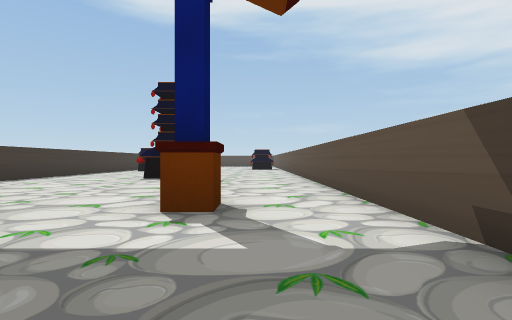
[1] (above)

17 first-person views from a walk through a Unity game level. The camera is 1.2 m above the floor, looks level and sees 80° across. The floor is counted in squares, 2 m on a side. Each view is taken from the middle of a square. On the plan, view 1 faces up. The plan holds only what a view shows up to about 9 squares ahead; the rest is blank. The place goes on beyond the plan. The player character is not drawn. Some animated figures are not drawn.

[2]
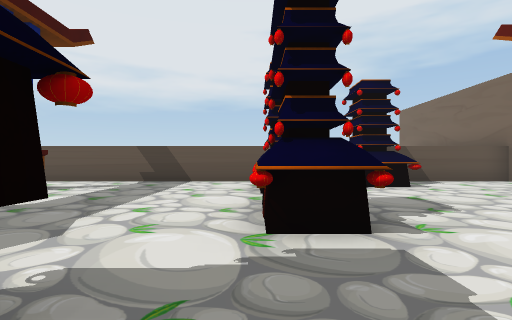

[3]
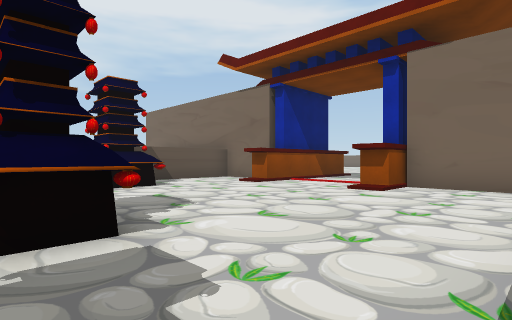

[4]
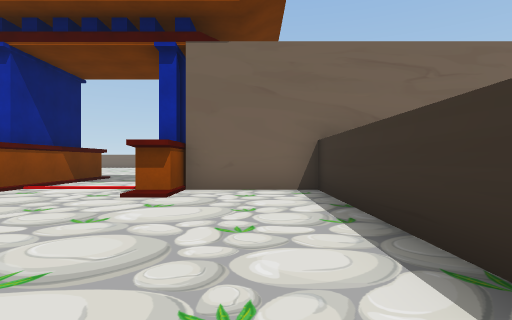

[5]
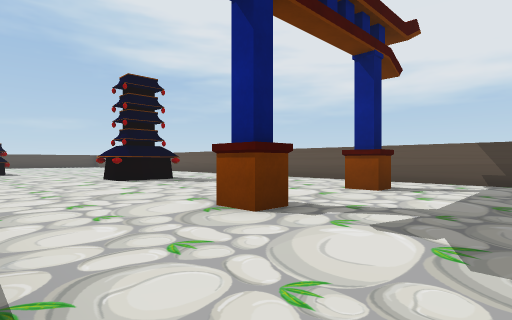

[6]
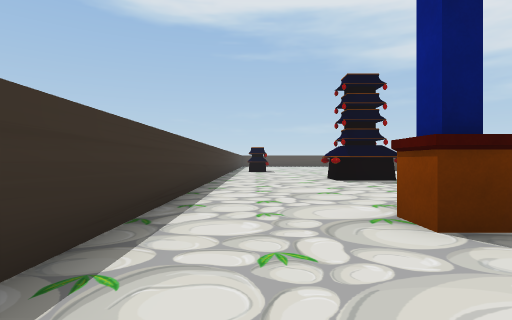

[7]
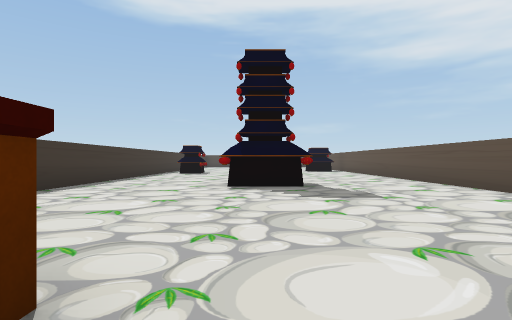

[8]
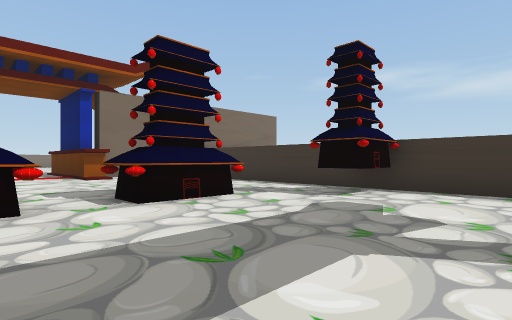

[9]
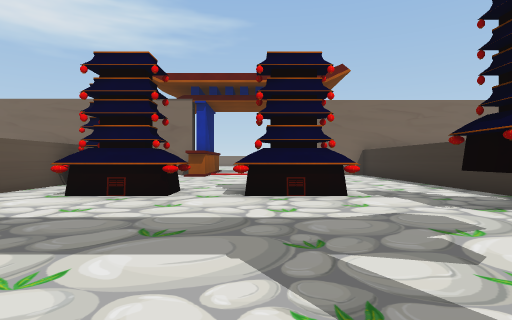

[10]
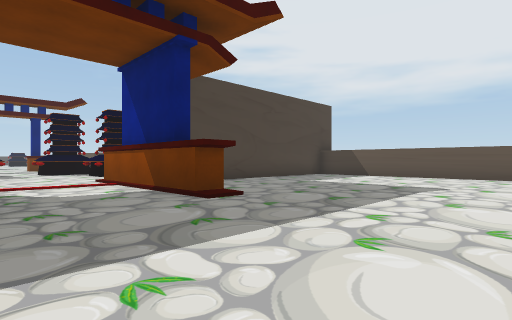

[11]
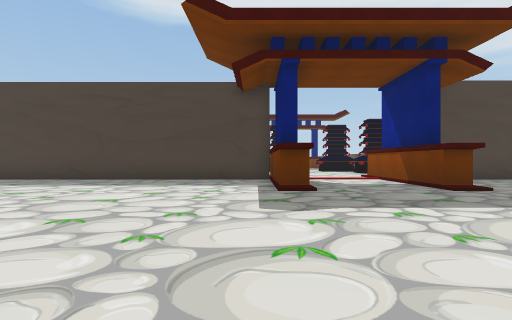

[12]
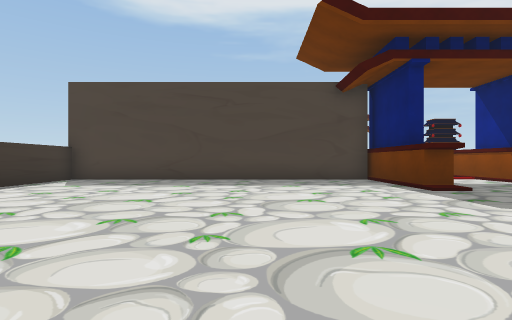

[13]
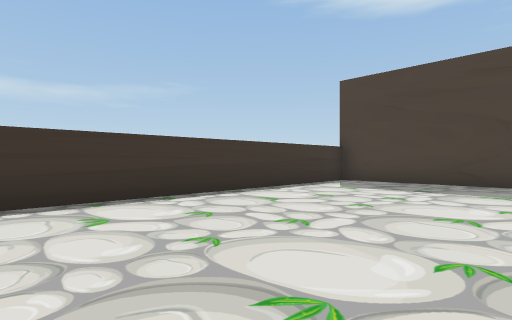

[14]
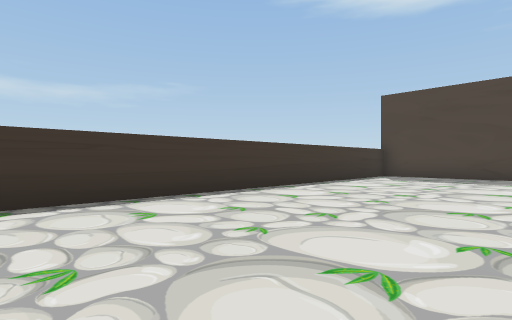

[15]
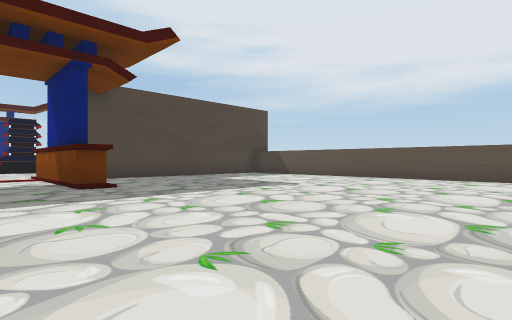

[16]
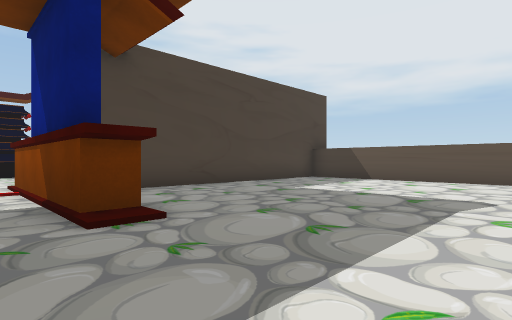

[17]
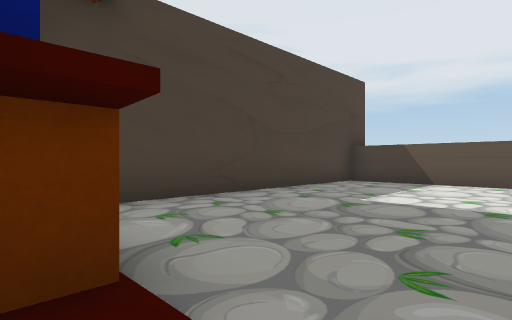

### Floor plan
Points are (right, up) in squares from view 1. A wall is a line through its corners. A room is listed if a view was taken in it or the views show most of it. See-through windows are left out.
Room 1 (views 1, 2, 3, 4, 5, 6, 7, 8, 9)
walls: (-3.8, 3.5) (-4.5, 3.5) (-4.5, 4.4); (-0.5, 4.2) (-0.5, 3.5) (-1.1, 3.5) (-1.1, 4.4); (-4.6, -7.1) (-3.8, -7.1); (-1.1, -7.1) (-0.4, -7.1); (-1.1, -7.3) (-0.6, -7.3); (-7.3, 11.5) (-7.3, -8.2) (-4.5, -8.2); (-4.5, -8.5) (-4.5, -7.3) (-3.9, -7.3); (1.6, -8.2) (1.6, 11.5)
ways out: opening at (-2.5, -7.5) to room 2
objects: house (-6, 0); house (-4, -2) to (-3, -1); house (-3, 10) to (-2, 11); house (-1, -2) to (0, -1); house (0, -4) to (1, -3)
Room 2 (views 10, 11, 12, 13, 14, 15, 16, 17)
walls: (-3.8, -11.9) (-4.6, -11.9); (-3.9, -11.7) (-4.5, -11.7) (-4.5, -9); (-0.4, -11.9) (-1.1, -11.9) (-1.1, -7.1); (-0.4, -11.7) (-1.1, -11.7); (-9.6, -8.6) (-13.4, -8.6); (7.2, -18.1) (7.2, -8.6) (0.6, -8.6); (-13.6, -8.9) (-13.6, -19.6)
ways out: opening at (-2.5, -7.5) to room 1

Positions as (right, up) in squares from view 1, and headings:
1: (0, 0), facing up
2: (-7, -1), facing right
3: (-7, -1), facing down-right
4: (-6, -2), facing down
5: (-7, 1), facing up-right
6: (-6, 1), facing up
7: (-3, 3), facing up
8: (-1, 3), facing down-left
9: (-3, 4), facing down
10: (-4, -16), facing up-right
11: (-5, -18), facing up
12: (-8, -18), facing up
13: (-9, -17), facing up-left
14: (-9, -20), facing up-left
15: (-3, -19), facing up-right
16: (-2, -15), facing up-right
17: (-1, -13), facing up-right
